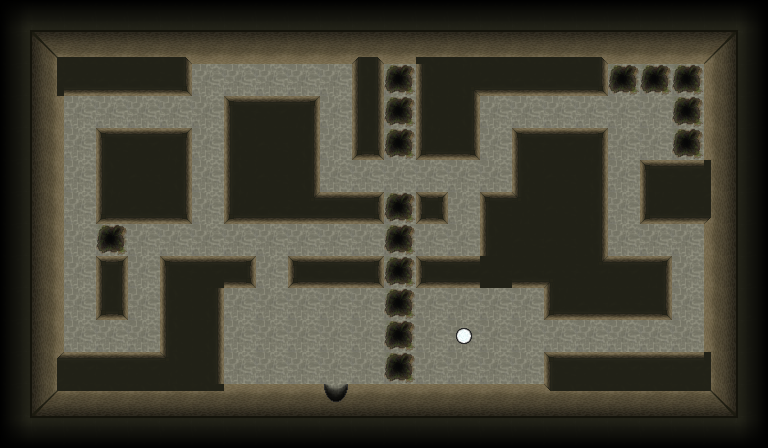

This is a level from a 2D game, rendered from its Tiled map with the project's own tilesets. A one-line summary and the complete map file follow:
An orthogonal 24x14 tile map with 32x32 px tiles, 2 tile layers (base, interaction).

<map version="1.8" tiledversion="1.8.5" orientation="orthogonal" renderorder="right-down" width="24" height="14" tilewidth="32" tileheight="32" infinite="0" nextlayerid="3" nextobjectid="1">
 <tileset firstgid="1" source="tileset.tsx" />
 <layer id="1" name="base" width="24" height="14">
  <data encoding="csv">
77,2684354638,2684354638,2684354638,2684354638,2684354638,2684354638,2684354638,2684354638,2684354638,2684354638,2684354638,2684354638,2684354638,2684354638,2684354638,2684354638,2684354638,2684354638,2684354638,2684354638,2684354638,2684354638,2684354637,
78,1610612807,1610612809,1610612809,1610612809,1610612810,1610612808,1610612808,1610612808,1610612808,1610612808,1610612812,1610612808,1610612809,1610612809,1610612809,1610612809,1610612809,1610612810,1610612808,1610612808,1610612808,70,3221225550,
78,3221225545,67,67,67,3221225534,1,1,1,1,1,2684354618,2,2684354627,1610612802,67,67,67,3221225534,2,2,2,72,3221225550,
78,3221225544,1,1,1,1,1,62,3221225539,2684354622,1,2684354618,2,2684354627,1610612803,1,1,1,1,1,1,2,72,3221225550,
78,3221225544,1,62,3221225539,2684354622,1,2684354627,63,1610612803,1,1610612796,2,1610612798,3221225534,1,62,3221225539,2684354622,1,1,2,72,3221225550,
78,3221225544,1,2684354627,63,1610612803,1,2684354627,63,1610612803,1,1,1,1,1,1,2684354627,63,1610612803,1,62,3221225539,73,3221225550,
78,3221225544,1,1610612798,67,3221225534,1,1610612798,67,3221225541,58,3221225532,2,57,1,62,2684354626,63,1610612803,1,1610612798,67,74,3221225550,
78,3221225544,1,2,1,1,1,1,1,1,1,1,2,1,1,2684354627,63,63,1610612803,1,1,1,72,3221225550,
78,3221225544,1,2684354620,1,62,3221225539,3221225532,1,60,3221225530,3221225532,2,60,3221225530,63,67,66,3221225538,3221225539,2684354622,1,72,3221225550,
78,3221225544,1,1610612796,1,2684354627,1610612803,1,1,1,1,1,2,1,1,1,1,1610612798,67,67,3221225534,1,72,3221225550,
78,3221225544,1,1,1,2684354627,1610612803,1,1,1,1,1,2,1,3,1,1,1,1,1,1,1,72,3221225550,
78,3221225546,3221225539,3221225539,3221225539,2684354626,1610612803,1,1,1,1,1,2,1,1,1,1,62,3221225539,3221225539,3221225539,3221225539,73,3221225550,
78,3221225543,2684354633,2684354633,2684354633,2684354633,2684354633,2684354632,2684354632,2684354632,3221225547,2684354632,2684354632,2684354632,2684354632,2684354632,2684354632,2684354634,2684354633,2684354633,2684354633,2684354633,2684354631,3221225550,
1610612813,1610612814,1610612814,1610612814,1610612814,1610612814,1610612814,1610612814,1610612814,1610612814,1610612814,1610612814,1610612814,1610612814,1610612814,1610612814,1610612814,1610612814,1610612814,1610612814,1610612814,1610612814,1610612814,3221225549
</data>
 </layer>
 <layer id="2" name="interaction" width="24" height="14">
  <data encoding="csv">
0,0,0,0,0,0,0,0,0,0,0,0,0,0,0,0,0,0,0,0,0,0,0,0,
0,0,0,0,0,0,0,0,0,0,0,0,0,0,0,0,0,0,0,0,0,0,0,0,
0,0,0,0,0,0,0,0,0,0,0,0,0,0,0,0,0,0,0,0,0,0,0,0,
0,0,0,0,0,0,0,0,0,0,0,0,0,0,0,0,0,0,0,0,0,0,0,0,
0,0,0,0,0,0,0,0,0,0,0,0,0,0,0,0,0,0,0,0,0,0,0,0,
0,0,0,0,0,0,0,0,0,0,0,0,0,0,0,0,0,0,0,0,0,0,0,0,
0,0,0,0,0,0,0,0,0,0,0,0,0,0,0,0,0,0,0,0,0,0,0,0,
0,0,0,0,0,0,0,0,0,0,0,0,0,0,0,0,0,0,0,0,0,0,0,0,
0,0,0,0,0,0,0,0,0,0,0,0,0,0,0,0,0,0,0,0,0,0,0,0,
0,0,0,0,0,0,0,0,0,0,0,0,0,0,0,0,0,0,0,0,0,0,0,0,
0,0,0,0,0,0,0,0,0,0,0,0,0,0,0,0,0,0,0,0,0,0,0,0,
0,0,0,0,0,0,0,0,0,0,0,0,0,0,0,0,0,0,0,0,0,0,0,0,
0,0,0,0,0,0,0,0,0,0,0,0,0,0,0,0,0,0,0,0,0,0,0,0,
0,0,0,0,0,0,0,0,0,0,0,0,0,0,0,0,0,0,0,0,0,0,0,0
</data>
 </layer>
</map>
